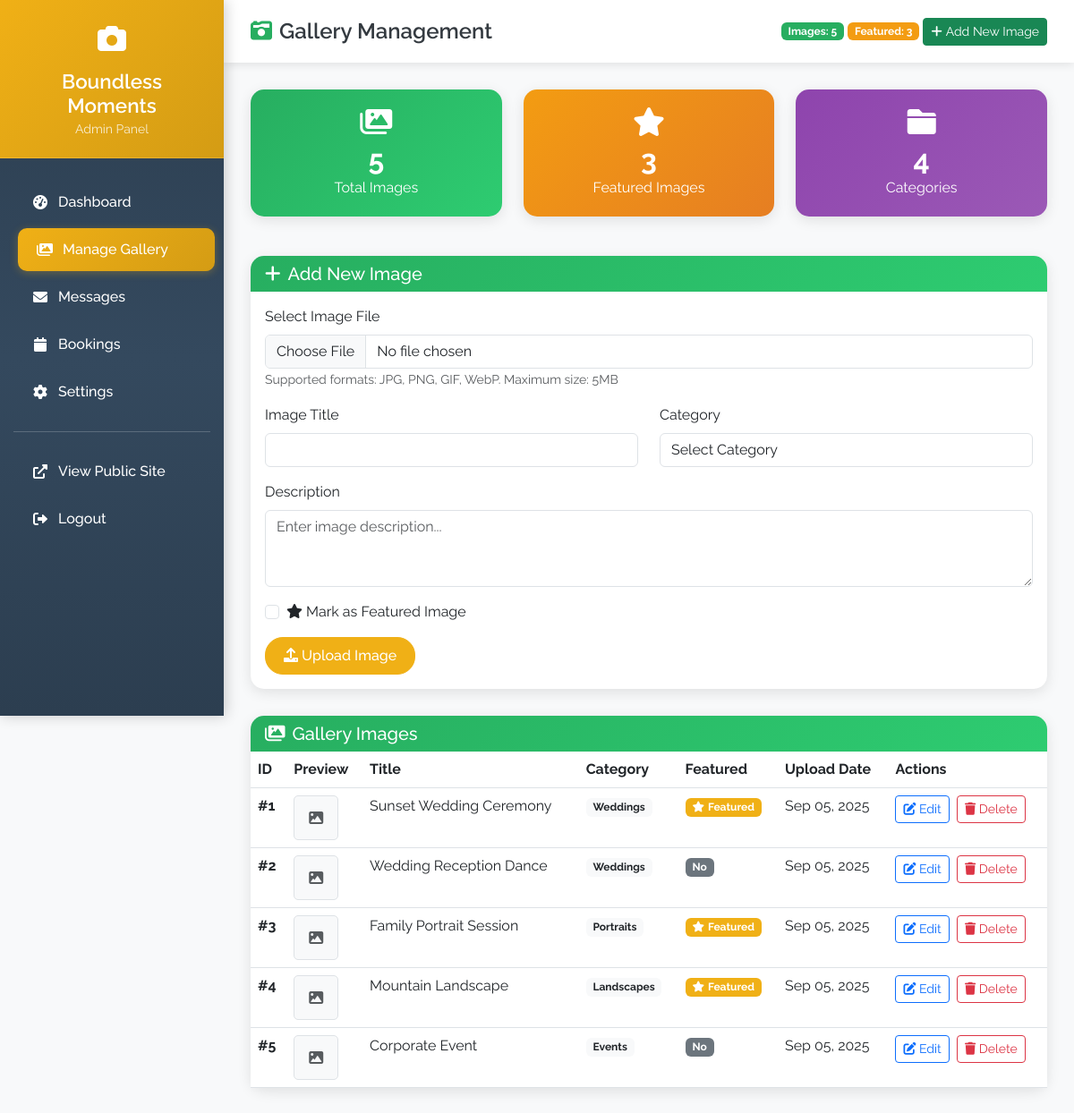
The app's page /admin/manage-gallery.php (signed in) with its own data.
### tables this page shows
CREATE TABLE gallery_images (
    image_id INT PRIMARY KEY AUTO_INCREMENT,
    category_id INT,
    image_title VARCHAR(200) NOT NULL,
    image_description TEXT,
    file_path VARCHAR(500) NOT NULL,
    thumbnail_path VARCHAR(500),
    upload_date TIMESTAMP DEFAULT CURRENT_TIMESTAMP,
    is_featured BOOLEAN DEFAULT FALSE,
    view_count INT DEFAULT 0,
    FOREIGN KEY (category_id) REFERENCES gallery_categories(category_id) 
        ON DELETE SET NULL
);

CREATE TABLE gallery_categories (
    category_id INT PRIMARY KEY AUTO_INCREMENT,
    category_name VARCHAR(100) NOT NULL,
    category_description TEXT,
    display_order INT DEFAULT 0,
    is_visible BOOLEAN DEFAULT TRUE,
    created_at TIMESTAMP DEFAULT CURRENT_TIMESTAMP,
    INDEX idx_category_name (category_name)
);

### admin/manage-gallery.php (the view, shortened to what this page needs)
<?php
require_once '../includes/db_connect.php';
$images_result = null;
$total_images = 0;
$featured_images = 0;
$total_categories = 0;
try {
    $images_query = "SELECT gi.*, gc.category_name
                    FROM gallery_images gi
                    LEFT JOIN gallery_categories gc ON gi.category_id = gc.category_id
                    ORDER BY gi.upload_date DESC";
    $images_result = $conn->query($images_query);
    $total_images = $conn->query("SELECT COUNT(*) as count FROM gallery_images")->fetch_assoc()['count'];
    $featured_images = $conn->query("SELECT COUNT(*) as count FROM gallery_images WHERE is_featured = 1")->fetch_assoc()['count'];
    $total_categories = $conn->query("SELECT COUNT(*) as count FROM gallery_categories")->fetch_assoc()['count'];
} catch (Exception $e) {
    $error_message = "Database error: " . $e->getMessage();
}
?>
<!DOCTYPE html>
<html lang="en">
<head>
    <link href="https://cdn.jsdelivr.net/npm/bootstrap@5.3.0/dist/css/bootstrap.min.css" rel="stylesheet">
    <link rel="stylesheet" href="https://cdnjs.cloudflare.com/ajax/libs/font-awesome/6.0.0/css/all.min.css">
</head>
<body>
    <div class="sidebar">
        <div class="sidebar-header">
            <div class="logo-icon">
                <i class="fas fa-camera"></i>
            </div>
            <h3>Boundless Moments</h3>
            <small style="color: rgba(255,255,255,0.8);">Admin Panel</small>
        </div>
        <div class="sidebar-menu">
            <ul>
                <li>
                    <a href="dashboard.php">
                        <i class="fas fa-tachometer-alt"></i>
                        Dashboard
                    </a>
                </li>
                <li>
                    <a href="manage-gallery.php" class="active">
                        <i class="fas fa-images"></i>
                        Manage Gallery
                    </a>
                </li>
                <li>
                    <a href="messages.php">
                        <i class="fas fa-envelope"></i>
                        Messages
                    </a>
                </li>
                <li>
                    <a href="bookings.php">
                        <i class="fas fa-calendar"></i>
                        Bookings
                    </a>
                </li>
                <li>
                    <a href="settings.php">
                        <i class="fas fa-cog"></i>
                        Settings
                    </a>
                </li>
                <li style="margin-top: 20px; border-top: 1px solid rgba(255,255,255,0.2); padding-top: 20px;">
                    <a href="../index.php">
                        <i class="fas fa-external-link-alt"></i>
                        View Public Site
                    </a>
                </li>
                <li>
                    <a href="../logout.php">
                        <i class="fas fa-sign-out-alt"></i>
                        Logout
                    </a>
                </li>
            </ul>
        </div>
    </div>
    <div class="top-header">
        <h1><i class="fas fa-camera-retro me-2" style="color: #27ae60;"></i>Gallery Management</h1>
        <div class="header-actions">
            <span class="badge" style="background-color: #27ae60;">Images: <?php echo $total_images; ?></span>
            <span class="badge" style="background-color: #f39c12;">Featured: <?php echo $featured_images; ?></span>
            <button class="btn btn-success btn-sm">
                <i class="fas fa-plus me-1"></i>Add New Image
            </button>
        </div>
    </div>
    <div class="main-content">
        <div class="row mb-4">
            <div class="col-md-4">
                <div class="stats-card total">
                    <i class="fas fa-images fa-2x mb-2"></i>
                    <h3><?php echo $total_images; ?></h3>
                    <p class="mb-0">Total Images</p>
                </div>
            </div>
            <div class="col-md-4">
                <div class="stats-card featured">
                    <i class="fas fa-star fa-2x mb-2"></i>
                    <h3><?php echo $featured_images; ?></h3>
                    <p class="mb-0">Featured Images</p>
                </div>
            </div>
            <div class="col-md-4">
                <div class="stats-card categories">
                    <i class="fas fa-folder fa-2x mb-2"></i>
                    <h3><?php echo $total_categories; ?></h3>
                    <p class="mb-0">Categories</p>
                </div>
            </div>
        </div>
        <div class="card card-custom">
            <div class="card-header card-header-custom">
                <h5 class="mb-0"><i class="fas fa-plus me-2"></i>Add New Image</h5>
            </div>
            <div class="card-body">
                <form method="POST" action="" enctype="multipart/form-data">
                    <div class="mb-3">
                        <label for="image_file" class="form-label">Select Image File</label>
                        <input type="file" class="form-control" id="image_file" name="image_file"
                               accept="image/jpeg,image/png,image/gif,image/webp" required>
                        <small class="form-text text-muted">Supported formats: JPG, PNG, GIF, WebP. Maximum size: 5MB</small>
                    </div>
                    <div class="row">
                        <div class="col-md-6">
                            <div class="mb-3">
                                <label for="title" class="form-label">Image Title</label>
                                <input type="text" class="form-control" id="title" name="title" required>
                            </div>
                        </div>
                        <div class="col-md-6">
                            <div class="mb-3">
                                <label for="category_id" class="form-label">Category</label>
                                <select class="form-control" id="category_id" name="category_id">
                                    <option value="">Select Category</option>
                                </select>
                            </div>
                        </div>
                    </div>
                    <div class="mb-3">
                        <label for="description" class="form-label">Description</label>
                        <textarea class="form-control" id="description" name="description" rows="3" placeholder="Enter image description..."></textarea>
                    </div>
                    <div class="form-check mb-3">
                        <input class="form-check-input" type="checkbox" id="is_featured" name="is_featured">
                        <label class="form-check-label" for="is_featured">
                            <i class="fas fa-star me-1"></i>Mark as Featured Image
                        </label>
                    </div>
                    <button type="submit" name="add_image" class="btn btn-custom">
                        <i class="fas fa-upload me-1"></i>Upload Image
                    </button>
                </form>
            </div>
        </div>
        <div class="card card-custom">
            <div class="card-header card-header-custom">
                <h5 class="mb-0"><i class="fas fa-images me-2"></i>Gallery Images</h5>
            </div>
            <div class="card-body p-0">
                <div class="table-responsive">
                    <table class="table table-hover mb-0">
                        <thead class="table-custom">
                            <tr>
                                <th>ID</th>
                                <th>Preview</th>
                                <th>Title</th>
                                <th>Category</th>
                                <th>Featured</th>
                                <th>Upload Date</th>
                                <th>Actions</th>
                            </tr>
                        </thead>
                        <tbody>
                            <?php
                            if ($images_result && $images_result->num_rows > 0) {
                                while($image = $images_result->fetch_assoc()) {
                                    ?>
                                    <tr>
                                        <td><strong>#<?php echo $image['image_id']; ?></strong></td>
                                        <td>
                                            <?php if (file_exists('../' . $image['file_path'])): ?>
                                                <img src="../<?php echo htmlspecialchars($image['file_path']); ?>"
                                                     alt="<?php echo htmlspecialchars($image['image_title']); ?>"
                                                     style="width: 50px; height: 50px; object-fit: cover; border-radius: 5px;">
                                            <?php else: ?>
                                                <div style="width: 50px; height: 50px; background-color: #f8f9fa; border: 1px solid #dee2e6; border-radius: 5px; display: flex; align-items: center; justify-content: center;">
                                                    <i class="fas fa-image text-muted"></i>
                                                </div>
                                            <?php endif; ?>
                                        </td>
                                        <td><?php echo htmlspecialchars($image['image_title']); ?></td>
                                        <td>
                                            <span class="badge bg-light text-dark">
                                                <?php echo htmlspecialchars($image['category_name'] ?? 'Uncategorized'); ?>
                                            </span>
                                        </td>
                                        <td>
                                            <?php if($image['is_featured']): ?>
                                                <span class="badge" style="background-color: #f0b016;">
                                                    <i class="fas fa-star me-1"></i>Featured
                                                </span>
                                            <?php else: ?>
                                                <span class="badge bg-secondary">No</span>
                                            <?php endif; ?>
                                        </td>
                                        <td><?php echo date('M d, Y', strtotime($image['upload_date'])); ?></td>
                                        <td>
                                            <a href="edit-image.php?id=<?php echo $image['image_id']; ?>"
                                               class="btn btn-sm btn-outline-primary me-1">
                                                <i class="fas fa-edit"></i> Edit
                                            </a>
                                            <a href="?delete=<?php echo $image['image_id']; ?>&confirm=1"
                                               class="btn btn-sm btn-outline-danger"
                                               onclick="return confirm('Are you sure you want to delete this image?')">
                                                <i class="fas fa-trash"></i> Delete
                                            </a>
                                        </td>
                                    </tr>
                                    <?php
                                }
                            } else {
                                echo '<tr><td colspan="7" class="text-center py-4"><i class="fas fa-images fa-2x text-muted mb-2"></i><br>No images in gallery yet</td></tr>';
                            }
                            ?>
                        </tbody>
                    </table>
                </div>
            </div>
        </div>
    </div>
</body>
</html>

### admin/manage-gallery.php (style rules this page uses)
body { font-family: 'Raleway', sans-serif; background-color: #f8f9fa; }
.sidebar { position: fixed; top: 0; left: 0; height: 100vh; width: 250px; background: linear-gradient(180deg, #2c3e50 0%, #34495e 50%, #2c3e50 100%); box-shadow: 2px 0 15px rgba(0,0,0,0.2); z-index: 1000; transition: all 0.3s ease; }
.sidebar-header { padding: 20px; text-align: center; border-bottom: 1px solid rgba(255,255,255,0.1); background: linear-gradient(135deg, #f0b016 0%, #d49c14 100%); }
.sidebar-header h3 { color: white; font-weight: 600; margin: 0; font-size: 1.4rem; }
.sidebar-header .logo-icon { font-size: 2rem; color: white; margin-bottom: 10px; }
.sidebar-menu { padding: 20px 0; }
.sidebar-menu ul { list-style: none; padding: 0; margin: 0; }
.sidebar-menu li { margin: 5px 15px; }
.sidebar-menu a { display: flex; align-items: center; padding: 12px 20px; color: white; text-decoration: none; border-radius: 10px; transition: all 0.3s ease; font-weight: 500; }
.sidebar-menu a.active { background: linear-gradient(135deg, #f0b016 0%, #d49c14 100%); box-shadow: 0 2px 10px rgba(240, 176, 22, 0.3); transform: translateX(5px); }
.sidebar-menu a i { margin-right: 10px; width: 20px; text-align: center; }
.top-header { position: fixed; top: 0; left: 250px; right: 0; height: 70px; background-color: white; box-shadow: 0 2px 10px rgba(0,0,0,0.1); z-index: 999; display: flex; align-items: center; justify-content: space-between; padding: 0 30px; }
.top-header h1 { margin: 0; color: #343a40; font-weight: 600; font-size: 1.5rem; }
.main-content { margin-left: 250px; margin-top: 70px; padding: 30px; min-height: calc(100vh - 70px); }
.card-custom { border: none; border-radius: 15px; box-shadow: 0 4px 15px rgba(0,0,0,0.1); margin-bottom: 30px; }
.card-header-custom { background: linear-gradient(135deg, #27ae60 0%, #2ecc71 100%); color: white; font-weight: 600; border-radius: 15px 15px 0 0 !important; border: none; }
.btn-custom { background-color: #f0b016; border-color: #f0b016; color: white; border-radius: 20px; padding: 8px 20px; font-weight: 500; }
.stats-card { border-radius: 15px; padding: 20px; text-align: center; margin-bottom: 20px; color: white; border: none; box-shadow: 0 4px 15px rgba(0,0,0,0.1); }
.stats-card.total { background: linear-gradient(135deg, #27ae60 0%, #2ecc71 100%); }
.stats-card.featured { background: linear-gradient(135deg, #f39c12 0%, #e67e22 100%); }
.stats-card.categories { background: linear-gradient(135deg, #8e44ad 0%, #9b59b6 100%); }
.stats-card h3 { font-size: 2rem; font-weight: bold; margin: 0; }

### records on screen
gallery_images: image_id "1", image_title "Sunset Wedding Ceremony", category.category_name "Weddings", is_featured 1 (drawn), upload_date "Sep 05, 2025"
gallery_images: image_id "2", image_title "Wedding Reception Dance", category.category_name "Weddings", is_featured "No", upload_date "Sep 05, 2025"
gallery_images: image_id "3", image_title "Family Portrait Session", category.category_name "Portraits", is_featured 1 (drawn), upload_date "Sep 05, 2025"
gallery_images: image_id "4", image_title "Mountain Landscape", category.category_name "Landscapes", is_featured 1 (drawn), upload_date "Sep 05, 2025"
gallery_images: image_id "5", image_title "Corporate Event", category.category_name "Events", is_featured "No", upload_date "Sep 05, 2025"

### other values on screen
$total_images "5"
$featured_images "3"
$total_categories "4"
